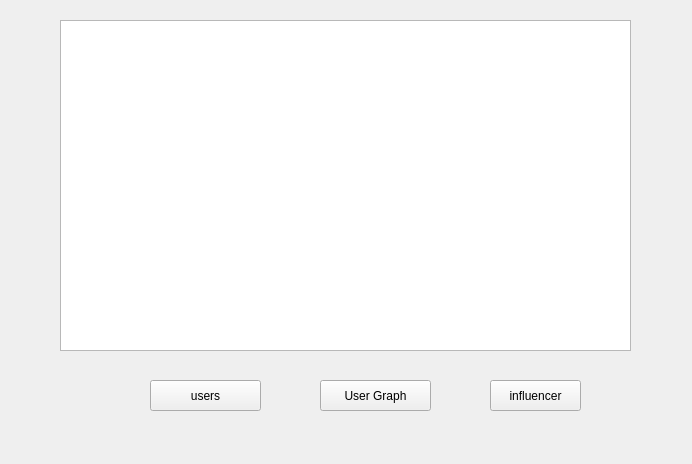
<?xml version="1.0" encoding="UTF-8"?>
<ui version="4.0">
 <class>Analyzer</class>
 <widget class="QWidget" name="Analyzer">
  <property name="geometry">
   <rect>
    <x>0</x>
    <y>0</y>
    <width>692</width>
    <height>464</height>
   </rect>
  </property>
  <property name="windowTitle">
   <string>Form</string>
  </property>
  <widget class="QListWidget" name="resultsList">
   <property name="geometry">
    <rect>
     <x>60</x>
     <y>20</y>
     <width>571</width>
     <height>331</height>
    </rect>
   </property>
  </widget>
  <widget class="QPushButton" name="connectionsButton">
   <property name="geometry">
    <rect>
     <x>150</x>
     <y>380</y>
     <width>111</width>
     <height>31</height>
    </rect>
   </property>
   <property name="text">
    <string>users</string>
   </property>
  </widget>
  <widget class="QPushButton" name="influencersButton">
   <property name="geometry">
    <rect>
     <x>490</x>
     <y>380</y>
     <width>91</width>
     <height>31</height>
    </rect>
   </property>
   <property name="text">
    <string>influencer</string>
   </property>
  </widget>
  <widget class="QPushButton" name="graph">
   <property name="geometry">
    <rect>
     <x>320</x>
     <y>380</y>
     <width>111</width>
     <height>31</height>
    </rect>
   </property>
   <property name="text">
    <string>User Graph</string>
   </property>
  </widget>
 </widget>
 <resources/>
 <connections/>
</ui>
